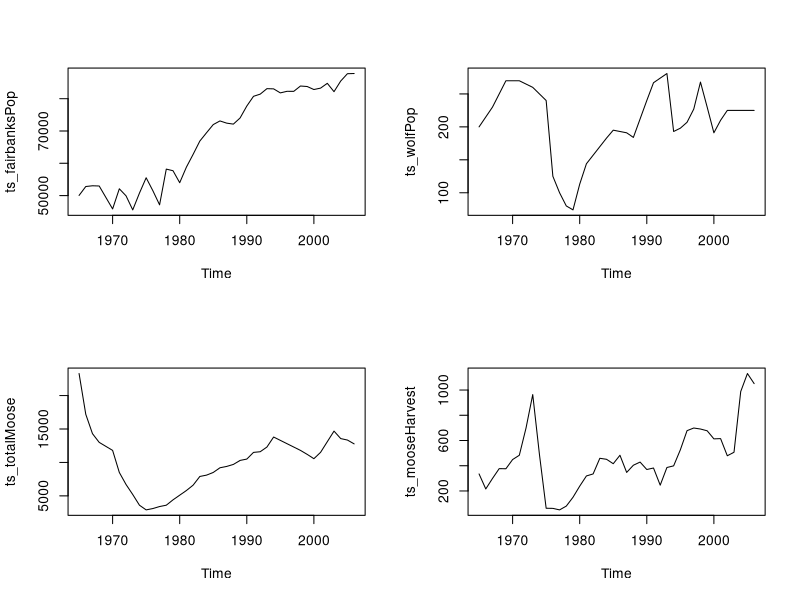
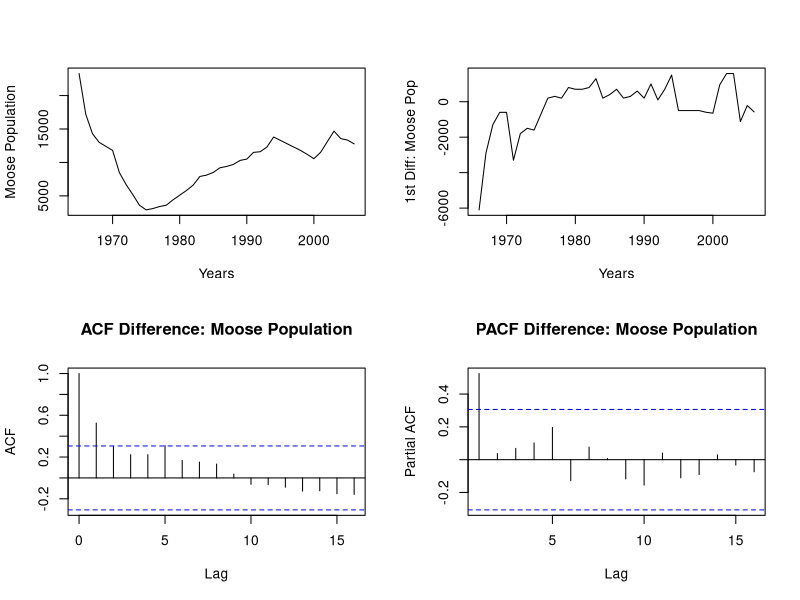
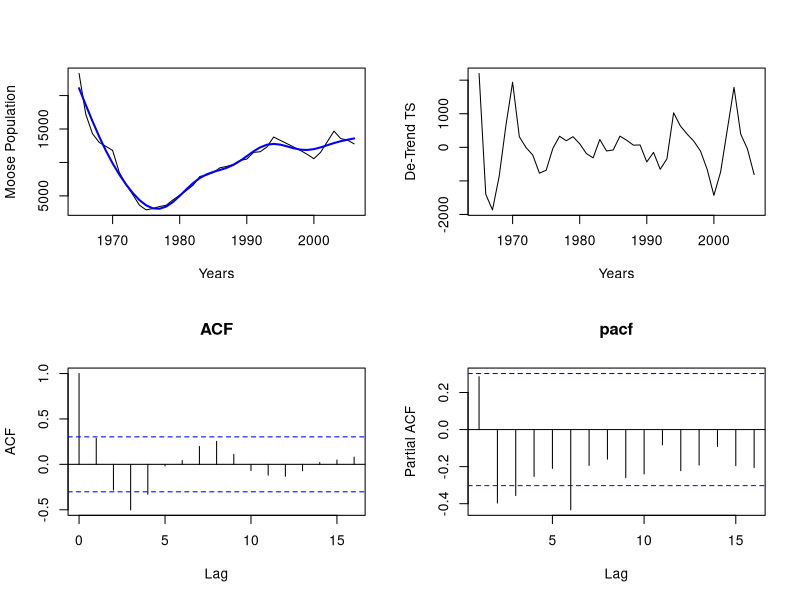
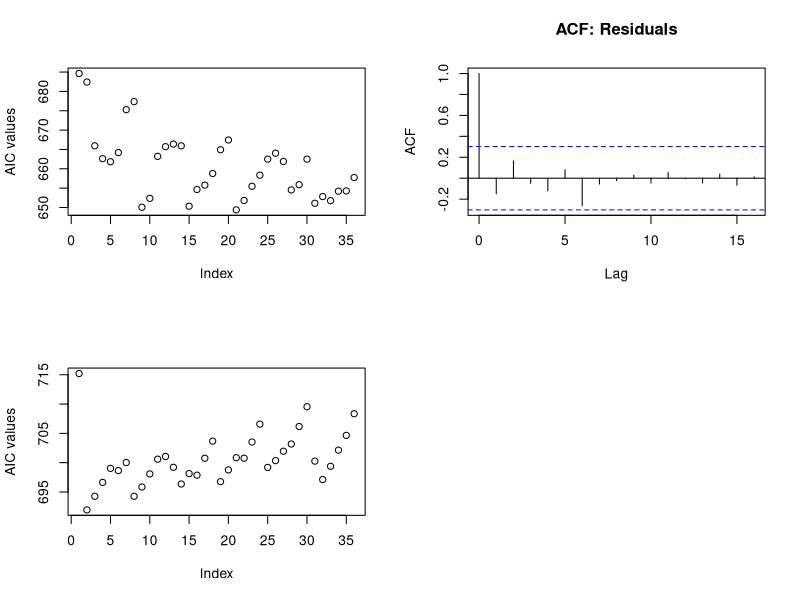
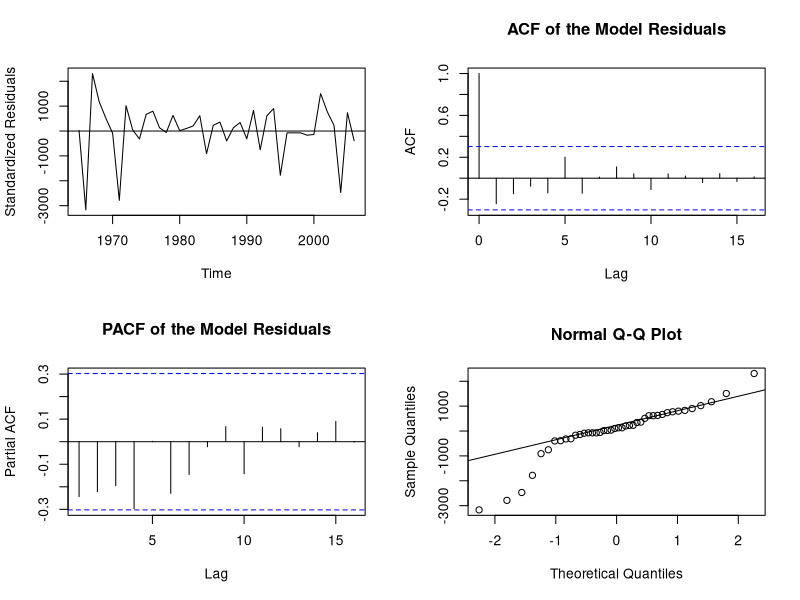
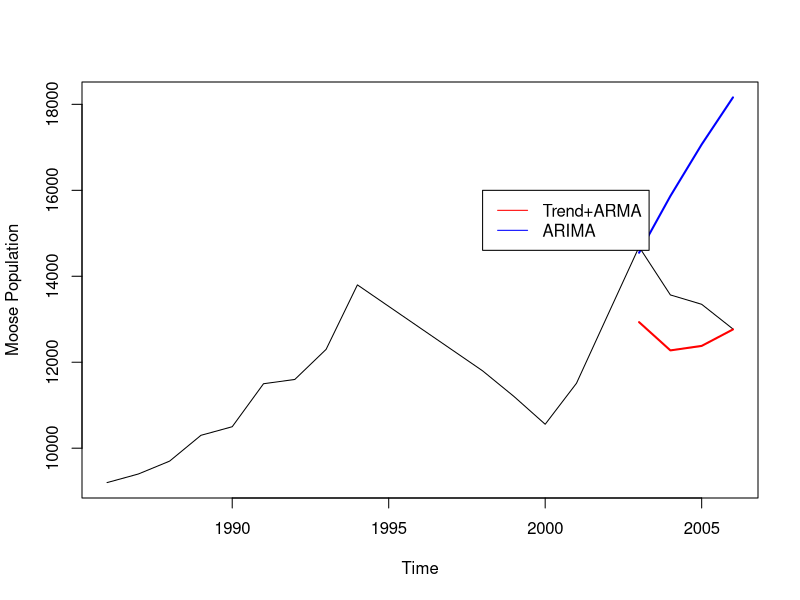

Write the R code that produced these figures, in order.
#Get data
setwd("C:/Users/tanyi/OneDrive/Desktop/Modeling/R")
data = read.csv("MooseData.csv",header = T)
names(data) = c("year", "fairbanksPop", "mooseHarvest","totalMoose","avgSnow","wolfPop")

#Convert into TS
ts_fairbanksPop = ts(data[,"fairbanksPop"],start=1965,freq=1)
ts_mooseHarvest= ts(data[,"mooseHarvest"],start=1965,freq=1)
ts_totalMoose = ts(data[,"totalMoose"],start=1965,freq=1)
ts_avgSnow = ts(data[,"avgSnow"],start=1965,freq=1)
ts_wolfPop = ts(data[,"wolfPop"],start=1965,freq=1)

par(mfrow = c(2,2))
plot(ts_fairbanksPop)
plot(ts_wolfPop)
plot(ts_totalMoose)
plot(ts_mooseHarvest)
#The trend in totalMoose is pretty predominent, so we may use difference
par(mfrow=c(2,2))
plot(ts_totalMoose,xlab="Years",ylab="Moose Population",type="l")
plot(diff(ts_totalMoose),xlab="Years",ylab="1st Diff: Moose Pop",type="l")
acf(diff(ts_totalMoose),main="ACF Difference: Moose Population")
pacf(diff(ts_totalMoose),main="PACF Difference: Moose Population")

#Or we can use estimation by splines
library(mgcv)
totalMoose = data[,"totalMoose"]
time.pts = c(1:length(totalMoose))
time.pts = c(time.pts - min(time.pts))/max(time.pts)
gam.fit.tr = gam(totalMoose~s(time.pts))
moose.fit.gam = ts(fitted(gam.fit.tr),start=1965,freq=1)
resid.process = totalMoose-moose.fit.gam
resid.process = ts(resid.process,start=1965,freq=1)
#Plot TS
plot(ts_totalMoose,xlab="Years",ylab="Moose Population",type="l")
lines(moose.fit.gam,lwd=2,col="blue")
plot(resid.process,xlab="Years",ylab="De-Trend TS",type="l")
acf(resid.process,main="ACF")
pacf(resid.process,main="pacf")

## Order selection -- AIC 
n = length(resid.process)
norder = 6
p = c(1:norder)-1; q = c(1:norder)-1
aic = matrix(0,norder,norder)
for(i in 1:norder){
  for(j in 1:norder){
    modij = arima(resid.process,order = c(p[i],0,q[j]), method='ML')
    aic[i,j] = modij$aic-2*(p[i]+q[j]+1)+2*(p[i]+q[j]+1)*n/(n-p[i]-q[j]-2)
  }  
}
aicv = as.vector(aic)  
plot(aicv,ylab="AIC values")
indexp = rep(c(1:norder),norder)
indexq = rep(c(1:norder),each=norder)
indexaic = which(aicv == min(aicv))
porder = indexp[indexaic]-1    #2
qorder = indexq[indexaic]-1    #3

#ARMA Modeling
library(forecast)
final_model<-auto.arima(resid.process,max.p=10,max.q=10,max.d=5,ic="aic")
final_model2 = arima(resid.process, order=c(2,0,3),method="ML")
summary(final_model2)
acf(resid(final_model2),main="ACF: Residuals")
Box.test(final_model2$resid, lag = 6, type = "Box-Pierce",fitdf=5)
Box.test(final_model2$resid, lag = 6, type = "Ljung-Box",fitdf=5)

#Forecasting 4 years ahead
nfit = n-4
##Predict trend
train.totalMoose = totalMoose[1:nfit]
x=time.pts[1:nfit]
gam.fit.tr.4 = gam(train.totalMoose~s(x))
newdata = data.frame(x=time.pts[(nfit+1):n])
gam.pred=predict(gam.fit.tr.4,newdata=newdata,interval=c("prediction"))
resid.process.4 = totalMoose[1:nfit]-fitted(gam.fit.tr.4)
resid.process = ts(resid.process.4,start=1965,freq=1)
##Predict ARMA
outresid = arima(resid.process.4, order=c(2,0,3),method="ML")
outpredresid = predict(outresid,n.ahead=4)$pred
final.pred.1 = outpredresid+gam.pred



##----------------ARIMA Modeling-----------------
## Order selection -- AIC 
norder = 6
p = c(1:norder)-1; q = c(1:norder)-1
aic = matrix(0,norder,norder)
for(i in 1:norder){
  for(j in 1:norder){
    modij = arima(ts_totalMoose,order = c(p[i],1,q[j]), method='ML')
    aic[i,j] = modij$aic-2*(p[i]+q[j]+1)+2*(p[i]+q[j]+1)*n/(n-p[i]-q[j]-2)
  }  
}

aicv = as.vector(aic)  
plot(aicv,ylab="AIC values")
indexp = rep(c(1:norder),norder)
indexq = rep(c(1:norder),each=norder)
indexaic = which(aicv == min(aicv))
porder = indexp[indexaic]-1
qorder = indexq[indexaic]-1

final_model.2 = arima(ts_totalMoose, order = c(porder,1,qorder), method = "ML")
resids.2 = resid(final_model.2)
## Residual Analysis
par (mfrow=c(2,2))
plot(resids.2, ylab='Standardized Residuals')
abline(h=0)
acf(resids.2,main= 'ACF of the Model Residuals')
pacf(resids.2,main='PACF of the Model Residuals')
qqnorm(resids.2)
qqline(resids.2)

## Test for Independence for final model
Box.test(resids.2, lag = (porder+qorder+1), type = "Box-Pierce", fitdf = (porder+qorder))
Box.test(resids.2, lag = (porder+qorder+1), type = "Ljung-Box", fitdf = (porder+qorder))

## Forecasting with ARIMA 
## 4 Years Ahead: 
years=data[,"year"] 
outtotal = arima(ts_totalMoose[1:nfit], order = c(porder,1,qorder),method = "ML")
final.pred.2 = predict(outtotal,n.ahead=4)$pred
par(mfrow=c(1,1))
ymin = min(c(ts_totalMoose[(n-20):n],final.pred.1,final.pred.2))
ymax = max(c(ts_totalMoose[(n-20):n],final.pred.1,final.pred.2))
plot(years[(n-20):n], ts_totalMoose[(n-20):n],type="l", ylim=c(ymin,ymax), xlab="Time", ylab="Moose Population")
lines(years[(nfit+1):n],final.pred.1,col="red",lwd=2)
lines(years[(nfit+1):n],final.pred.2,col="blue",lwd=2)
legend(1998,16000,legend=c("Trend+ARMA","ARIMA"),col=c("red","blue"),lty=1)
#It proves the trend estimation may be better than simply removal by differencing.
